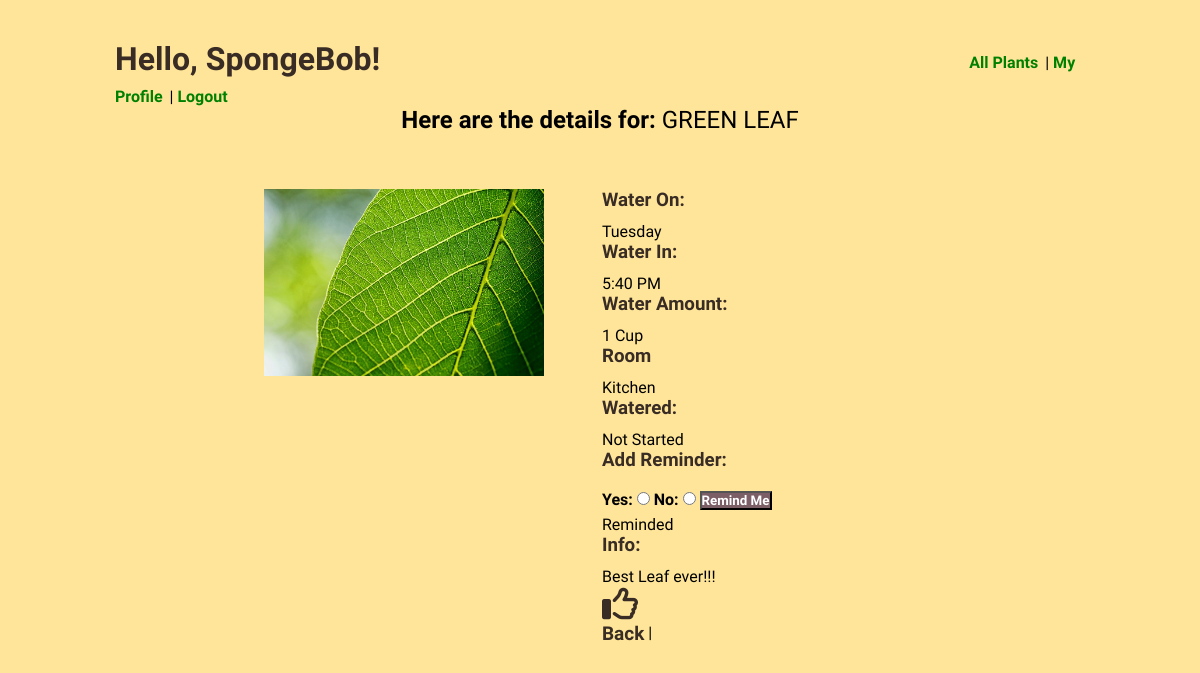
Page /plant/8 (signed in) on the committed database.
### water_plant_app/models.py (models this page shows)
class User(models.Model):
    first_name = models.CharField(max_length = 255)
    last_name = models.CharField(max_length = 255)
    email = models.CharField(max_length = 255)
    password = models.CharField(max_length = 255)
    created_at = models.DateTimeField(auto_now_add = True)
    updated_at = models.DateTimeField(auto_now = True)
    objects = UserManager()

class Plant(models.Model):
    plants = models.CharField(max_length = 255)
    day = models.CharField(max_length = 140)
    time = models.CharField(max_length = 140)
    quantity = models.CharField(max_length = 14)
    start_date = models.DateTimeField(null = True)
    end_date = models.DateTimeField(null = True)
    description = models.TextField()
    finished = models.CharField(max_length = 5, null = True)
    user_likes = models.ManyToManyField(User, related_name='liked_plant')  # ManyUsersLikeManyPlants and ManyPlantsAreLikedbyManyUsers
    favorites = models.ManyToManyField(User, related_name = 'user_favorite')
    owner = models.ForeignKey(User, related_name = 'plant_owner', on_delete = models.CASCADE)
    img = models.ImageField(upload_to = "img/", null = True, blank = True)
    room = models.CharField(max_length = 140, null = True)
    created_at = models.DateTimeField(auto_now_add = True)
    updated_at = models.DateTimeField(auto_now = True)
    objects = PlantManager()

### water_plant_app/views.py (the view)
# urls.py: path('plant/<int:plants_id>', views.single_plant),
def single_plant(request, plants_id):
    if 'user_id' not in request.session:
        messages.error(request, "Need to register or login buddy!")
        return redirect('/')
    user = User.objects.get(id=request.session['user_id'])
    plant = Plant.objects.get(id=plants_id)
    context = {
        'user':user,
        'plant':plant
    }
    return render(request, 'single_plant.html', context)

### water_plant_app/templates/single_plant.html (shortened to what this page needs)
<!DOCTYPE html>
<html lang="en">
    <head>
        {% load static %}
        <link rel="stylesheet" href="{% static 'CSS/style.css' %}">
    </head>
<body>
    <div id="add">
        <h1 class="title">Hello, {{user.first_name}}! </h1>  <span> <a class="link" href="/plants">All Plants</a> | <a class="link" href="/user/profile">My Profile</a> | <a class="link" href="/logout">Logout</a> </span>
            <div id="desc">
                <h2>Here are the details for: <span>{{plant.plants}}</span></h2>
                {% if plant.img %}
                    <img class="info" src="{{plant.img.url}}">
                {% endif %}
                <div class="info">
                    <h3>Water On:</h3>
                    <p>{{plant.day}}</p>
                    <h3>Water In: </h3>
                    <p>{{plant.time}}</p>
                    <h3>Water Amount: </h3>
                    <p>{{plant.quantity}}</p>
                    <h3>Room</h3>
                    <p>{{plant.room}}</p>
                    <h3>Watered:</h3>
                    <p>{{plant.finished}}</p>
                    <h3>Add Reminder:</h3>
                        <form action="/plant/reminder/{{plant.id}}" method='post'>
                            <label id="reminder" class="yes" for="yes">Yes:</label>
                            <input type="radio">
                            <label for="no">No:</label>
                            <input type="radio">
                            <button type="submit">Remind Me</button>
                        </form>
                        <p>Reminded</p>
                    <h3>Info: </h3>
                    <p>{{plant.description}}</p>
                    {% if user not in plant.user_likes.all %}
                        <a href="/plant/like/plant/{{plant.id}}"><i class="far fa-thumbs-up"></i></a>
                    {% endif %}
                <div class="block">
                    <a  class="edit-back" href="/plants">Back</a> |
                </div>
                </div>
            </div>
</body>
</html>

### water_plant_app/static/CSS/style.css (style rules this page uses)
* { padding:0; margin:0; font-family:'Open Sans Condensed', sans-serif; }
body { background:#FFE599; }
#all, #add { width:970px; height:auto; margin:0 auto; margin-top:40px; }
a { color:#382C25; }
.link { margin-right:3px; color:green; }
#add h3 { color:#382C25; margin-bottom: 11px; }
a { font-weight: bold; }
#desc i { text-align: center; font-size: 36px; }
.edit-back { font-weight: bold; font-size:19px; display:inline-block; vertical-align: middle; margin:0 auto; }
#desc h2 { margin-bottom:32px; }
#desc { text-align: center; }
#desc span { font-weight: 100; }
.title { display:inline-block; vertical-align: middle; margin-right:585px; margin-bottom:9px; color:#382C25; }
label { font-weight: bold; }
form { margin: 0 auto; }
a { text-decoration: none; font-weight: bold; }
.block { display:block; }
.info { display:inline-block; vertical-align: top; text-align:left; margin-right:54px; margin-top:23px; text-align: left; width:280px; }
input { margin-top:10px; margin-bottom:10px; font-size:16px; border-radius: 11px; }
button { background:#7C5E67; color:white; font-weight: bold; cursor: pointer; }

### rows in the picture
User: first_name "SpongeBob"
Plant: plants "GREEN LEAF", img (picture), day "Tuesday", time "5:40 PM", quantity "1 Cup", room "Kitchen", finished "Not Started", description "Best Leaf ever!!!"
